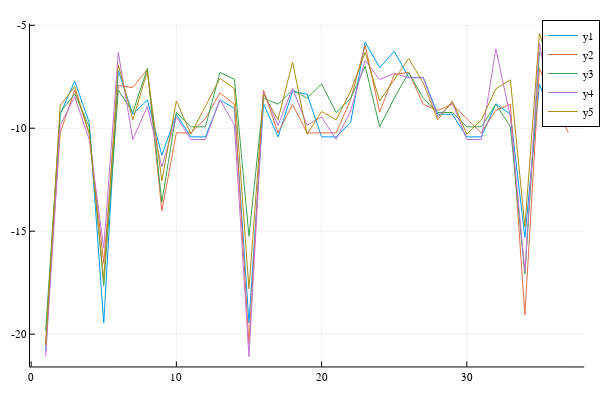

Notebook code for this chart:
### Code cell
Plots.plot(transpose(transpose(X_t_mnb[findall(x-> x>0,X_t_mnb)]).*log_cond_prob_mnb[:,findall(x-> x>0,X_t_mnb)]))

### Figure 1 — Plotly figure (JSON) as saved in the notebook; plotly's stock layout.template omitted (floating-point values rounded to 4 significant figures)
{"data": [{"colorbar": {"title": ""}, "legendgroup": "y1", "line": {"color": "rgba(0, 154, 250, 1.000)", "dash": "solid", "shape": "linear", "width": 1}, "mode": "lines", "name": "y1", "showlegend": true, "type": "scatter", "x": [1, 2, 3, 4, 5, 6, 7, 8, 9, 10, 11, 12, 13, 14, 15, 16, 17, 18, 19, 20, 21, 22, 23, 24, 25, 26, 27, 28, 29, 30, 31, 32, 33, 34, 35, 36, 37], "xaxis": "x1", "y": [-20.84, -9.321, -7.712, -9.727, -19.45, -7.201, -9.321, -8.628, -11.32, -9.321, -10.42, -10.42, -8.628, -9.034, -19.45, -8.81, -10.42, -8.223, -8.34, -10.42, -10.42, -9.727, -5.815, -7.05, -6.261, -7.529, -7.529, -9.321, -9.321, -10.42, -10.42, -8.81, -9.321, -15.29, -7.855, -9.727, -9.727], "yaxis": "y1", "zmax": null, "zmin": null}, {"colorbar": {"title": ""}, "legendgroup": "y2", "line": {"color": "rgba(227, 111, 71, 1.000)", "dash": "solid", "shape": "linear", "width": 1}, "mode": "lines", "name": "y2", "showlegend": true, "type": "scatter", "x": [1, 2, 3, 4, 5, 6, 7, 8, 9, 10, 11, 12, 13, 14, 15, 16, 17, 18, 19, 20, 21, 22, 23, 24, 25, 26, 27, 28, 29, 30, 31, 32, 33, 34, 35, 36, 37], "xaxis": "x1", "y": [-20.45, -10.23, -8.146, -10.23, -16.56, -7.923, -8.028, -7.135, -14.01, -10.23, -10.23, -9.533, -8.28, -8.839, -20.45, -8.146, -10.23, -8.839, -10.23, -10.23, -10.23, -8.616, -5.963, -9.218, -7.392, -7.281, -8.839, -9.127, -8.839, -9.533, -10.23, -9.127, -8.839, -19.07, -7.09, -8.839, -10.23], "yaxis": "y1", "zmax": null, "zmin": null}, {"colorbar": {"title": ""}, "legendgroup": "y3", "line": {"color": "rgba(62, 164, 78, 1.000)", "dash": "solid", "shape": "linear", "width": 1}, "mode": "lines", "name": "y3", "showlegend": true, "type": "scatter", "x": [1, 2, 3, 4, 5, 6, 7, 8, 9, 10, 11, 12, 13, 14, 15, 16, 17, 18, 19, 20, 21, 22, 23, 24, 25, 26, 27, 28, 29, 30, 31, 32, 33, 34, 35, 36, 37], "xaxis": "x1", "y": [-19.86, -9.237, -8.32, -9.93, -17.66, -8.138, -9.237, -7.097, -13.59, -9.237, -9.93, -9.93, -7.291, -7.627, -15.25, -8.543, -8.831, -8.138, -8.543, -7.85, -9.237, -8.543, -6.985, -9.934, -8.543, -7.291, -8.543, -9.237, -9.237, -9.93, -9.93, -8.831, -9.93, -17.09, -6.292, -7.222, -9.93], "yaxis": "y1", "zmax": null, "zmin": null}, {"colorbar": {"title": ""}, "legendgroup": "y4", "line": {"color": "rgba(195, 113, 210, 1.000)", "dash": "solid", "shape": "linear", "width": 1}, "mode": "lines", "name": "y4", "showlegend": true, "type": "scatter", "x": [1, 2, 3, 4, 5, 6, 7, 8, 9, 10, 11, 12, 13, 14, 15, 16, 17, 18, 19, 20, 21, 22, 23, 24, 25, 26, 27, 28, 29, 30, 31, 32, 33, 34, 35, 36, 37], "xaxis": "x1", "y": [-21.1, -9.856, -8.47, -10.55, -15.82, -6.315, -10.55, -8.94, -11.87, -9.451, -10.55, -10.55, -8.604, -9.856, -21.1, -8.247, -9.856, -8.065, -9.856, -9.451, -10.55, -9.163, -6.699, -7.632, -7.331, -7.554, -7.554, -9.451, -8.758, -10.55, -10.55, -6.143, -9.451, -16.94, -5.858, -9.856, -9.163], "yaxis": "y1", "zmax": null, "zmin": null}, {"colorbar": {"title": ""}, "legendgroup": "y5", "line": {"color": "rgba(172, 142, 24, 1.000)", "dash": "solid", "shape": "linear", "width": 1}, "mode": "lines", "name": "y5", "showlegend": true, "type": "scatter", "x": [1, 2, 3, 4, 5, 6, 7, 8, 9, 10, 11, 12, 13, 14, 15, 16, 17, 18, 19, 20, 21, 22, 23, 24, 25, 26, 27, 28, 29, 30, 31, 32, 33, 34, 35, 36, 37], "xaxis": "x1", "y": [-20.57, -8.898, -7.982, -10.28, -17.35, -6.917, -9.591, -7.24, -12.55, -8.675, -10.28, -8.898, -7.576, -8.087, -17.8, -8.338, -9.591, -6.788, -10.28, -9.186, -9.591, -8.205, -6.314, -8.678, -7.645, -6.621, -7.799, -9.591, -8.675, -10.28, -9.591, -8.087, -7.645, -14.79, -5.387, -7.645, -9.186], "yaxis": "y1", "zmax": null, "zmin": null}], "layout": {"annotations": [], "height": 400, "legend": {"bgcolor": "rgba(255, 255, 255, 1.000)", "bordercolor": "rgba(0, 0, 0, 1.000)", "borderwidth": 1, "font": {"color": "rgba(0, 0, 0, 1.000)", "family": "sans-serif", "size": 11}, "tracegroupgap": 0, "traceorder": "normal", "x": 1.02, "xanchor": "auto", "y": 1, "yanchor": "auto"}, "margin": {"b": 20, "l": 0, "r": 0, "t": 20}, "paper_bgcolor": "rgba(255, 255, 255, 1.000)", "plot_bgcolor": "rgba(255, 255, 255, 1.000)", "showlegend": true, "width": 600, "xaxis": {"anchor": "y1", "domain": [0.05101, 0.9934], "gridcolor": "rgba(0, 0, 0, 0.100)", "gridwidth": 0.5, "linecolor": "rgba(0, 0, 0, 1.000)", "mirror": false, "range": [-0.08, 38.08], "showgrid": true, "showline": true, "showticklabels": true, "tickangle": 0, "tickcolor": "rgb(0, 0, 0)", "tickfont": {"color": "rgba(0, 0, 0, 1.000)", "family": "sans-serif", "size": 11}, "tickmode": "array", "ticks": "inside", "ticktext": ["0", "10", "20", "30"], "tickvals": [0, 10, 20, 30], "title": "", "titlefont": {"color": "rgba(0, 0, 0, 1.000)", "family": "sans-serif", "size": 15}, "type": "-", "visible": true, "zeroline": false, "zerolinecolor": "rgba(0, 0, 0, 1.000)"}, "yaxis": {"anchor": "x1", "domain": [0.03762, 0.9902], "gridcolor": "rgba(0, 0, 0, 0.100)", "gridwidth": 0.5, "linecolor": "rgba(0, 0, 0, 1.000)", "mirror": false, "range": [-21.57, -4.915], "showgrid": true, "showline": true, "showticklabels": true, "tickangle": 0, "tickcolor": "rgb(0, 0, 0)", "tickfont": {"color": "rgba(0, 0, 0, 1.000)", "family": "sans-serif", "size": 11}, "tickmode": "array", "ticks": "inside", "ticktext": ["-20", "-15", "-10", "-5"], "tickvals": [-20, -15, -10, -5], "title": "", "titlefont": {"color": "rgba(0, 0, 0, 1.000)", "family": "sans-serif", "size": 15}, "type": "-", "visible": true, "zeroline": false, "zerolinecolor": "rgba(0, 0, 0, 1.000)"}}}
